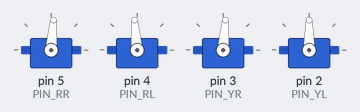
A sketch run on a simulated Arduino Uno, built with avr-gcc and run on an emulated ATmega328P. Shown: 4 × servo.

Above: at 0.1 s.
At 2.0 s:
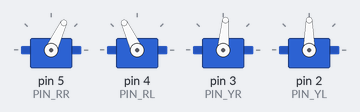
At 4.0 s:
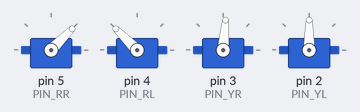
At 5.3 s:
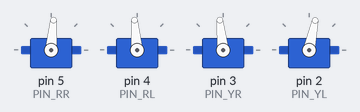
At 20.2 s:
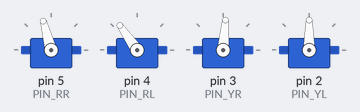
At 33.2 s:
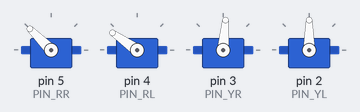
Timing chart, 0 to 40.0 s (numbered marks = the images above):
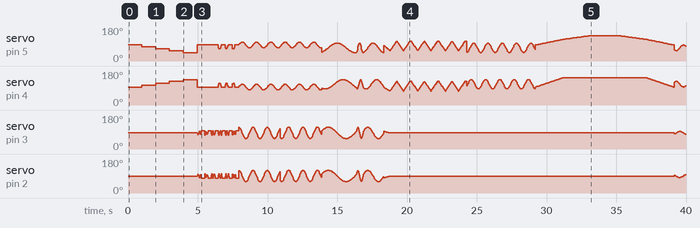

The sketch:

project_6_dance.ino
```cpp
#include <Servo.h>
#include <Oscillator.h>
#include <EEPROM.h>
#define N_SERVOS 4
//-- First step: Configure the pins where the servos are attached
/*
         ---------------
        |     O   O     |
        |---------------|
YR 3==> |               | <== YL 2
         ---------------
            ||     ||
            ||     ||
RR 5==>   -----   ------  <== RL 4
         |-----   ------|
*/
#define EEPROM_TRIM false

//调整开始舵机的角度 (注意：这里必须调整)
#define TRIM_RR (-5)  //right02
#define TRIM_RL 5  //left02
#define TRIM_YR (-5)  //right01
#define TRIM_YL 0  //left01

//舵机引脚
#define PIN_RR 5
#define PIN_RL 4
#define PIN_YR 3
#define PIN_YL 2
#define INTERVALTIME 10.0
Oscillator servo[N_SERVOS];

#include "SR04.h"
#define TRIG_PIN 6  //超声波发送引脚
#define ECHO_PIN 7  //超声波接收引脚
SR04 sr04 = SR04(ECHO_PIN,TRIG_PIN);
long a;
int i = 0;
int val = 0;

//各函数声明
void goingUp(int tempo);
void drunk (int tempo);
void noGravity(int tempo);
void kickLeft(int tempo);
void kickRight(int tempo);
void run(int steps, int T=500);
void walk(int steps, int T=1000);
void backyard(int steps, int T=3000);
void backyardSlow(int steps, int T=5000);
void turnLeft(int steps, int T=3000);
void turnRight(int steps, int T=3000);
void moonWalkLeft(int steps, int T=1000);
void moonWalkRight(int steps, int T=1000);
void crusaito(int steps, int T=1000);
void swing(int steps, int T=1000);
void upDown(int steps, int T=1000);
void flapping(int steps, int T=1000);

int t=495;
double pause=0;

//机器人停止
void Stop()
{
  for(int i=0;i<4;i++) servo[i].SetPosition(90);
}

//机器人后退
 void backyard(int steps, int T)
{
  int A[4]= {15, 15, 30, 30};
  int O[4] = {0, 0, 0, 0};
  double phase_diff[4] = {DEG2RAD(0), DEG2RAD(0), DEG2RAD(-90), DEG2RAD(-90)};
  for(int i=0;i<steps;i++)oscillate(A,O, T, phase_diff);
}

//机器人前进
 void walk(int steps, int T)
{
  int A[4]= {15, 15, 30, 30};
  int O[4] = {0, 0, 0, 0};
  double phase_diff[4] = {DEG2RAD(0), DEG2RAD(0), DEG2RAD(90), DEG2RAD(90)};
  for(int i=0;i<steps;i++)oscillate(A,O, T, phase_diff);
}

void oscillate(int A[N_SERVOS], int O[N_SERVOS], int T, double phase_diff[N_SERVOS]){
  for (int i=0; i<4; i++) {
    servo[i].SetO(O[i]);
    servo[i].SetA(A[i]);
    servo[i].SetT(T);
    servo[i].SetPh(phase_diff[i]);
  }
  double ref=millis();
   for (double x=ref; x<T+ref; x=millis()){
     for (int i=0; i<4; i++){
        servo[i].refresh();
     }
  }
}

unsigned long final_time;
unsigned long interval_time;
int oneTime;
int iteration;
float increment[N_SERVOS];
int oldPosition[]={90,90,90,90};

void moveNServos(int time, int  newPosition[]){
  for(int i=0;i<N_SERVOS;i++) increment[i] = ((newPosition[i])-oldPosition[i])/(time/INTERVALTIME);
  final_time =  millis() + time;
  iteration = 1;
  while(millis() < final_time){ //Javi del futuro cambia esto
      interval_time = millis()+INTERVALTIME;
      oneTime=0;
      while(millis()<interval_time){
          if(oneTime<1){
              for(int i=0;i<N_SERVOS;i++){
                  servo[i].SetPosition(oldPosition[i] + (iteration * increment[i]));
              }
              iteration++;
              oneTime++;
          }
      }
  }

  for(int i=0;i<N_SERVOS;i++){
    oldPosition[i] = newPosition[i];
  }
}

//机器人滑步
void crusaito(int steps, int T){
    int A[4]= {25, 25, 30, 30};
    int O[4] = {- 15, 15, 0, 0};
    double phase_diff[4] = {DEG2RAD(0), DEG2RAD(180 + 120), DEG2RAD(90), DEG2RAD(90)};
    for(int i=0;i<steps;i++)oscillate(A,O, T, phase_diff);
}

//机器人摆动
void drunk (int tempo){
  pause=millis();
  int move1[] = {60,70,90,90};
  int move2[] = {110,120,90,90};
  int move3[] = {60,70,90,90};
  int move4[] = {110,120,90,90};
  moveNServos(tempo*0.235,move1);
  moveNServos(tempo*0.235,move2);
  moveNServos(tempo*0.235,move3);
  moveNServos(tempo*0.235,move4);
  while(millis()<(pause+tempo));
}

//机器人摇摆运动
void flapping(int steps, int T){
    int A[4]= {25, 25, 0, 0};
    int O[4] = {-15, 15, 0, 0};
    double phase_diff[4] = {DEG2RAD(0), DEG2RAD(0), DEG2RAD(90), DEG2RAD(90)};
    for(int i=0;i<steps;i++)oscillate(A,O, T, phase_diff);
}

//机器人慢慢踮起脚
void goingUp(int tempo){
      pause=millis();
      for(int i=0;i<4;i++) servo[i].SetPosition(90);
      delay(tempo);
      servo[0].SetPosition(80);
      servo[1].SetPosition(100);
      delay(tempo);
      servo[0].SetPosition(70);
      servo[1].SetPosition(110);
      delay(tempo);
      servo[0].SetPosition(60);
      servo[1].SetPosition(120);
      delay(tempo);
      servo[0].SetPosition(50);
      servo[1].SetPosition(130);
      delay(tempo);
      while(millis()<pause+8*t);
}

//机器人跳动
void jump()
{
int move5[4] = {70,110,80,100};
  int move6[4] = {70,110,100,80};
  int move7[4] = {90,90,80,100};
  int move8[4] = {90,90,100,80};
pause=millis();
    moveNServos(t*0.15,move5);
    moveNServos(t*0.15,move6);
    moveNServos(t*0.15,move7);
    moveNServos(t*0.15,move8);
    while(millis()<(pause+t));
  }

//机器人左快步
void kickLeft(int tempo){
  for(int i=0;i<4;i++) servo[i].SetPosition(90);
  delay(tempo);
  servo[0].SetPosition(50); //pie derecho
  servo[1].SetPosition(70); //pie izquiero
  delay(tempo);
  servo[0].SetPosition(80); //pie derecho
  servo[1].SetPosition(70); //pie izquiero
  delay(tempo/4);
  servo[0].SetPosition(30); //pie derecho
  servo[1].SetPosition(70); //pie izquiero
  delay(tempo/4);
  servo[0].SetPosition(80); //pie derecho
  servo[1].SetPosition(70); //pie izquiero
  delay(tempo/4);
  servo[0].SetPosition(30); //pie derecho
  servo[1].SetPosition(70); //pie izquiero
  delay(tempo/4);
  servo[0].SetPosition(80); //pie derecho
  servo[1].SetPosition(70); //pie izquiero
  delay(tempo);
}

//机器人右快步
void kickRight(int tempo){
for(int i=0;i<4;i++) servo[i].SetPosition(90);
  delay(tempo);
  servo[0].SetPosition(110); //pie derecho
  servo[1].SetPosition(130); //pie izquiero
  delay(tempo);
  servo[0].SetPosition(110); //pie derecho
  servo[1].SetPosition(100); //pie izquiero
  delay(tempo/4);
  servo[0].SetPosition(110); //pie derecho
  servo[1].SetPosition(150); //pie izquiero
  delay(tempo/4);
  servo[0].SetPosition(110); //pie derecho
  servo[1].SetPosition(80); //pie izquiero
  delay(tempo/4);
  servo[0].SetPosition(110); //pie derecho
  servo[1].SetPosition(150); //pie izquiero
  delay(tempo/4);
  servo[0].SetPosition(110); //pie derecho
  servo[1].SetPosition(100); //pie izquiero
  delay(tempo);
}

//机器人走左太空步
 void moonLEFT(int steps, int T)
{
  int A[4]= {25, 25, 0, 0};
  int O[4] = {-15, 15, 0, 0};
  double phase_diff[4] = {DEG2RAD(0), DEG2RAD(180 - 120), DEG2RAD(90), DEG2RAD(90)};
  for(int i=0;i<steps;i++)oscillate(A,O, T, phase_diff);
}

//机器人走右太空步
 void moonRight(int steps, int T)
{
  int A[4]= {25, 25, 0, 0};
  int O[4] = {-15, 15, 0, 0};
  double phase_diff[4] = {DEG2RAD(0), DEG2RAD(180 + 120), DEG2RAD(90), DEG2RAD(90)};
  for(int i=0;i<steps;i++)oscillate(A,O, T, phase_diff);
}

//机器人失重状态
void noGravity(int tempo){
  int move1[4] = {120,140,90,90};
  int move2[4] = {140,140,90,90};
  int move3[4] = {120,140,90,90};
  int move4[4] = {90,90,90,90};
  for(int i=0;i<4;i++) servo[i].SetPosition(90);
  for(int i=0;i<N_SERVOS;i++) oldPosition[i]=90;
  moveNServos(tempo*2,move1);
  moveNServos(tempo*2,move2);
  delay(tempo*2);
  moveNServos(tempo*2,move3);
  moveNServos(tempo*2,move4);
}

//机器人摩擦摩擦
void segunda1()
{
int move1[4] = {90,90,80,100};
  int move2[4] = {90,90,100,80};
  int move3[4] = {90,90,80,100};
  int move4[4] = {90,90,100,80};
     pause=millis();
      moveNServos(t*0.15,move1);
      moveNServos(t*0.15,move2);
      moveNServos(t*0.15,move3);
      moveNServos(t*0.15,move4);
      while(millis()<(pause+t));
    }

//机器人游泳姿势运动
void swing(int steps, int T){
    int A[4]= {15, 15, 8, 8};
    int O[4] = {-A[0], A[1], 0, 0};
    double phase_diff[4] = {DEG2RAD(0), DEG2RAD(180), DEG2RAD(90), DEG2RAD(-90)};
    for(int i=0;i<steps;i++)oscillate(A,O, T, phase_diff);
}

void setup(){
  Serial.begin(9600);
  servo[0].attach(PIN_RR);
  servo[1].attach(PIN_RL);
  servo[2].attach(PIN_YR);
  servo[3].attach(PIN_YL);
  int trim;
  if(EEPROM_TRIM){
    for(int x=0;x<4;x++){
      trim=EEPROM.read(x);
      if(trim>128)trim=trim-256;
      Serial.print("TRIM ");
      Serial.print(x);
      Serial.print(" en ");
      Serial.println(trim);
      servo[x].SetTrim(trim);
    }
  }
  else{
    servo[0].SetTrim(TRIM_RR);
    servo[1].SetTrim(TRIM_RL);
    servo[2].SetTrim(TRIM_YR);
    servo[3].SetTrim(TRIM_YL);
  }
  for(int i=0;i<4;i++) servo[i].SetPosition(90);
}

void loop(){
  goingUp(2*t);     //以2*t的速度慢慢踮起脚
  for (int i = 0; i <= 2; i = i + (1)) {  //设置变量i来存储摩擦次数,从0到2，步长为1
    segunda1();    // 机器人摩擦摩擦
  }
  for (int i = 0; i <= 2; i = i + (1)) {  //设置变量i来存储跳动次数,从0到2，步长为1
    jump();       // 机器人跳动
  }
  walk(3,2*t);       //以2*t的速度前进3步
  backyard(3,2*t);  //以2*t的速度后退3步
  crusaito(1,5*t);  //以5*t的速度滑步1步
  crusaito(1,1*t);  //以1*t的速度滑步1步
  crusaito(1,3*t);  //以3*t的速度滑步1步
  for (int i = 0; i <= 2; i = i + (1)) {  //设置变量i来存储摆动次数,从0到2，步长为1
    drunk(4*t);     //以4*t的速度摆动
  }
  moonLEFT(5,2*t);    //以2*t的速度走左太空步5步，
  noGravity(2*t);    //以2*t的速度执行失重状态
  swing(5,2*t);      //以2*t的速度走游泳姿势5步
  moonRight(5,2*t);  //以2*t的速度走右太空步5步
  Stop();           //停止
  flapping(5,2*t);  //以2*t的速度摇摆运动5步
  Stop();          //停止
  kickLeft(t);     //左快步
  for (int i = 0; i <= 2; i = i + (1)) {  //设置变量i来存储跳动次数,从0到2，步长为1
    jump();        //跳动
  }
  Stop();         //停止
  kickRight(t);   //右快步
  for (int i = 0; i <= 2; i = i + (1)) {  //设置变量i来存储跳动次数,从0到2，步长为1
    jump();      //跳动
  }
  Stop();        //停止

}
```

Measured:
- by itself, servo on pin 5 (PIN_RR): 85° → 75° at 0.99 s, → 65° 0.99 s later, → 55° 0.99 s later, → 45° 0.99 s later, … (742 changes in this stretch)
- by itself, servo on pin 4 (PIN_RL): 95° → 105° at 0.99 s, → 115° 0.99 s later, → 125° 0.99 s later, → 135° 0.99 s later, … (732 changes in this stretch)
